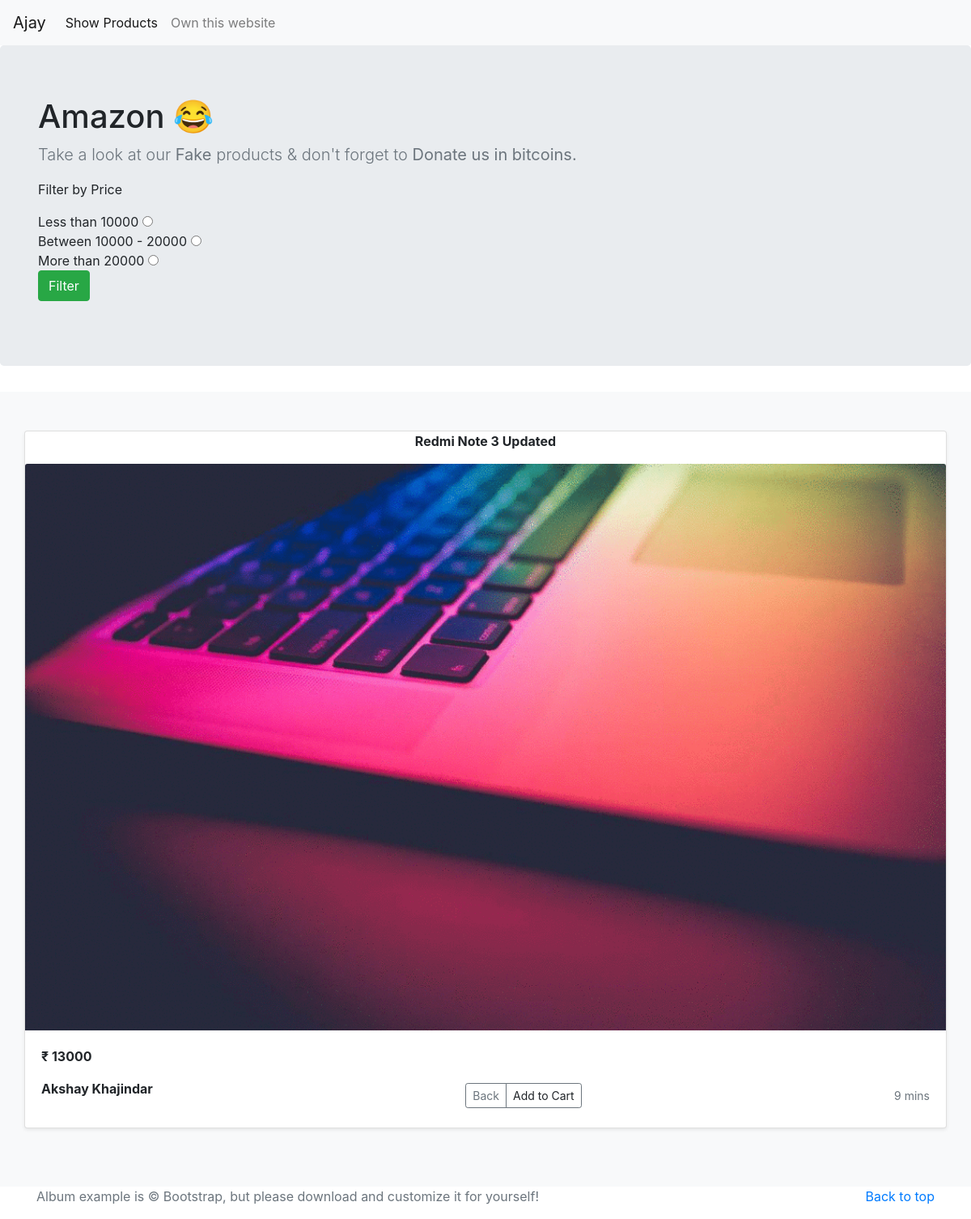
/Sales/DetailsView/6, run on the app's committed database.
### Sales/models.py (models this page shows, shortened)
class Product(models.Model):
    product_name = models.CharField(max_length=50)
    product_image = models.ImageField(default='images/default.png',blank=True,null=True,upload_to='images/')
    product_desc = models.TextField()
    product_serial = models.CharField(max_length=10,unique=True)
    product_price = models.IntegerField()
    product_price_filter = models.CharField(max_length=10, blank=True,null=True)

### Sales/views.py (the view)
# urls.py: path('DetailsView/<int:id>', views.DetailsView,name='details'),
def DetailsView(request,id):
    details = Product.objects.get(id=id)
    return render(request, 'Sales/Product_Details.html',{'details':details})

### templates/Sales/product_details.html
{% extends 'layout.html' %}
{% block content %}
<div class="album py-5 bg-light">
  <div class="container">
    <div class="row">
       <div class="card mb-4 shadow-sm">
          <p align='center'><b>{{details.product_name}}</b></p>
          <img class="bd-placeholder-img card-img-top" src="{{details.product_image.url}}" width="700" height="700">
          <div class="card-body">
            <p class="card-text"><b>&#8377 {{details.product_price}}</b></p>
            <div class="d-flex justify-content-between align-items-center">
              <p class="card-text"><b>{{details.product_desc}}</b></p>
              <div class="btn-group">
                <a type="button" href="/Sales/ShowView/{{product.id}}" class="btn btn-sm btn-outline-secondary">Back</a>
                <a type="button" class="btn btn-sm btn-outline-secondary">Add to Cart</a>
              </div>
              <small class="text-muted">9 mins</small>
            </div>
          </div>
        </div>
    </div>
  </div>
</div>
{% endblock %}

### templates/layout.html (style rules this page uses)
.bd-placeholder-img { font-size: 1.125rem; text-anchor: middle; -webkit-user-select: none; -moz-user-select: none; -ms-user-select: none; user-select: none; }

### data on the page
Product: product_name "Redmi Note 3 Updated", product_image (picture), product_price "13000", product_desc "Akshay Khajindar"
